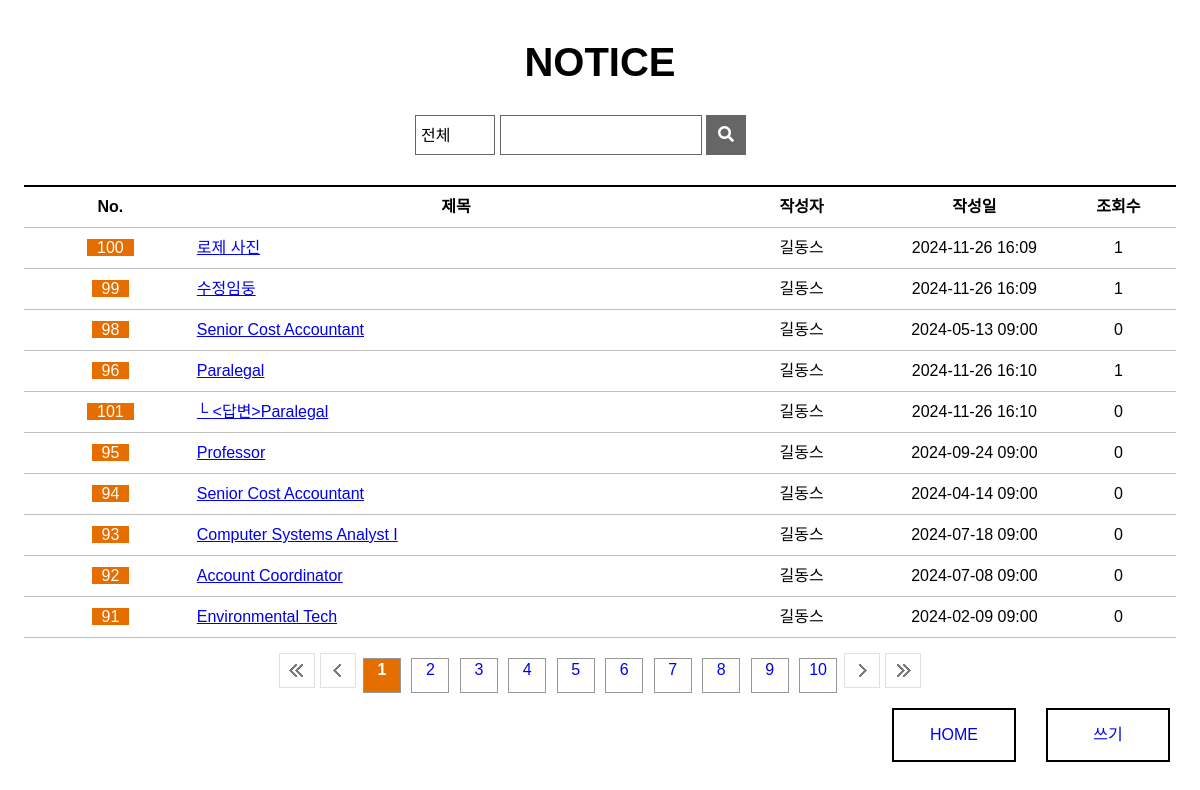
/board/blist/, run on the app's committed database.
### board/models.py (models this page shows, shortened)
class Board(models.Model):
  bno = models.AutoField(primary_key=True)
  member = models.ForeignKey(Member,on_delete=models.DO_NOTHING, null=True)
  btitle = models.CharField(max_length=1000)
  bcontent = models.TextField()
  bgroup = models.IntegerField(null=True)
  bstep = models.IntegerField(default=0)
  bindent = models.IntegerField(default=0)
  bhit = models.IntegerField(default=0)
  bdate = models.DateTimeField(auto_now=True)
  bfile = models.ImageField(null=True,upload_to='board')

### member/models.py (models this page shows, shortened)
class Member(models.Model):
  id = models.CharField(max_length=50,primary_key=True)
  pw = models.CharField(max_length=100)
  name = models.CharField(max_length=100)
  nicName = models.CharField(max_length=100)
  tel = models.CharField(max_length=20,default='010-0000-0000')
  gender = models.CharField(max_length=10,default='남자')
  hobby = models.CharField(max_length=50,default='game')
  mdate = models.DateTimeField(auto_now=True)

### board/views.py (the view)
# urls.py: path('blist/', views.blist, name='blist'),
def blist(request):
  npage = int(request.GET.get('npage',1))
  qs = Board.objects.all().order_by("-bgroup","bstep")
  paginator = Paginator(qs,10)
  blist = paginator.get_page(npage)  #1페이지 10개
  context = {"blist":blist,'npage':npage}
  return render(request, 'blist.html', context)

### board/templates/blist.html (shortened to what this page needs)
{% load static %}
<!DOCTYPE html>
<html>
<head>
  <link rel="stylesheet" href="https://cdnjs.cloudflare.com/ajax/libs/font-awesome/5.12.1/css/all.min.css">
  <link rel="stylesheet" href="{% static '/css/style.css' %}">
  <link rel="stylesheet" href="{% static '/css/notice_list.css' %}">
</head>
<body>
<section>
    <h1>NOTICE</h1>
    <div class="wrapper">
      <form action="/board/blist" name="search" method="post">
        <select name="category" id="category">
          <option value="0">전체</option>
        </select>
        <div class="title">
          <input type="text" size="16">
        </div>
        <button type="submit"><i class="fas fa-search"></i></button>
      </form>
    </div>
    <table>
      <colgroup>
        <col width="15%">
        <col width="45%">
        <col width="15%">
        <col width="15%">
        <col width="10%">
      </colgroup>
      <tr>
        <th>No.</th>
        <th>제목</th>
        <th>작성자</th>
        <th>작성일</th>
        <th>조회수</th>
      </tr>
       {% if blist%}
        {% for board in blist %}
          <tr>
            <td><span class="table-notice">{{board.bno}}</span></td>
            <td class="table-title">
              <a href="/board/bview/{{board.bno}}/?npage={{npage}}">
                {% if board.bindent %}
                  {% for i in ""|rjust:board.bindent%}└{% endfor %}
                {% endif %}
                {{board.btitle}}
              </a>
              </td>
              <td>{{board.member.nicName}}</td>
              <td>{{board.bdate|date:'Y-m-d H:i'}}</td>
              <td>{{board.bhit}}</td>
            </tr>
          {% endfor %}
        {% else %}
          <tr>
            <td colspan='5'>데이터가 없습니다.</td>
          </tr>
        {% endif %}
    </table>
    <ul class="page-num">
      {% if blist.has_previous %}
        <a href='/board/blist/?nmage=1'><li class="first"></li></a>
        <a href='/board/blist/?npage={{blist.previous_page_number}}'><li class="prev"></li></a>
      {% else %}
        <li class="first"></li>
        <li class="prev"></li>
      {% endif %}
        {% for page in blist.paginator.page_range %}
        {% if page != npage %}
          <a href="/board/blist/?npage={{page}}"><li class="num"><div>{{page}}</div></li></a>
        {% else %}
        <li class="num on"><div>{{page}}</div></li>
        {% endif %}
        {% endfor %}
        {% if blist.has_next %}
          <a href="/board/blist/?npage={{blist.next_page_number}}"><li class="next"></li></a>
          <a href="/board/blist/?npage={{blist.paginator.num_pages}}"><li class="last"></li></a>
        {% else %}
          <li class="next"></li>
          <li class="last"></li>
        {% endif %}
    </ul>
    <a href="/board/bwrite/"><div class="write">쓰기</div></a>
    <a href="/"><div class="write">HOME</div></a>
  </section>
</body>
</html>

### static/css/style.css (style rules this page uses)
*, body { margin: 0; padding: 0; font-family: 'Noto Sans KR', sans-serif; font-size: 16px; }
li { display: inline-block; padding-right: 5px; font-size: 13px; }
.wrapper { width: 1200px; margin: auto; }

### static/css/notice_list.css (style rules this page uses)
section { text-align: center; }
h1 { margin-top: 40px; margin-bottom: 50px; font-size: 40px; }
.wrapper { position: relative; }
select { position: absolute; top: 50%; left: 50%; width: 80px; height: 40px; margin-left: -185px; margin-top: -20px; padding: 5px; border: 1px solid #666666; font-family: inherit; background: url(https://www.midashotel.co.kr/Midas_common/images/homepage/board/search-box-select.png) no-repeat 95% 50%; -webkit-appearance: none; -moz-appearance: none; appearance: none; }
form > div { position: absolute; top: 50%; left: 50%; width: 200px; height: 38px; margin-left: -100px; margin-top: -20px; display: inline-block; border: 1px solid #666666; }
input { position: relative; top: 4px; left: 2px; border: none; font-size: 16px; }
button { position: absolute; top: 50%; left: 50%; width: 40px; height: 40px; margin-left: 106px; margin-top: -20px; background: #666666; color: white; border: none; }
table { width: 96%; margin-top: 100px; margin-left: auto; margin-right: auto; line-height: 40px; }
.table-notice { background-color: #e56e00; color: white; padding-left: 10px; padding-right: 10px; }
.table-title { text-align: left; }
table { border-collapse: collapse; }
th { border: 1px solid silver; border-top: 2px solid black; }
td { border: 1px solid silver; }
th, td { border-left: hidden; border-right: hidden; }
.page-num { margin-top: 15px; }
.page-num li { width: 36px; height: 35px; padding: 0; }
.first { background: url('/static/images/paging_first.png') no-repeat; }
.prev { background: url('/static/images/paging_prev.png') no-repeat; }
.num { position: relative; top: -15px; height: 33px !important; margin-left: 3px; margin-right: 3px; border: 1px #989898 solid; }
.on { background-color: #e56e00; color: white; font-weight: 700; }
.num > div { position: relative; top: 2px; }
.next { background: url('/static/images/paging_next.png') no-repeat; }
.last { background: url('/static/images/paging_last.png') no-repeat; }
.write { float: right; width: 120px; height: 50px; line-height: 50px; margin: 0 30px 50px 0; border: 2px black solid; }

### data on the page
Board: bno "100", btitle "로제 사진", member.nicName "길동스", bdate "2024-11-26 16:09", bhit "1"
Board: bno "99", btitle "수정임둥", member.nicName "길동스", bdate "2024-11-26 16:09", bhit "1"
Board: bno "98", btitle "Senior Cost Accountant", member.nicName "길동스", bdate "2024-05-13 09:00", bhit "0"
Board: bno "96", btitle "Paralegal", member.nicName "길동스", bdate "2024-11-26 16:10", bhit "1"
Board: bno "101", bindent 1 (drawn), btitle "<답변>Paralegal", member.nicName "길동스", bdate "2024-11-26 16:10", bhit "0"
Board: bno "95", btitle "Professor", member.nicName "길동스", bdate "2024-09-24 09:00", bhit "0"
Board: bno "94", btitle "Senior Cost Accountant", member.nicName "길동스", bdate "2024-04-14 09:00", bhit "0"
Board: bno "93", btitle "Computer Systems Analyst I", member.nicName "길동스", bdate "2024-07-18 09:00", bhit "0"
Board: bno "92", btitle "Account Coordinator", member.nicName "길동스", bdate "2024-07-08 09:00", bhit "0"
Board: bno "91", btitle "Environmental Tech", member.nicName "길동스", bdate "2024-02-09 09:00", bhit "0"

### other printed values
{{ page }} "1"
{{ page }} "2" "3" "4" "5" "6" "7" "8" "9" "10"
